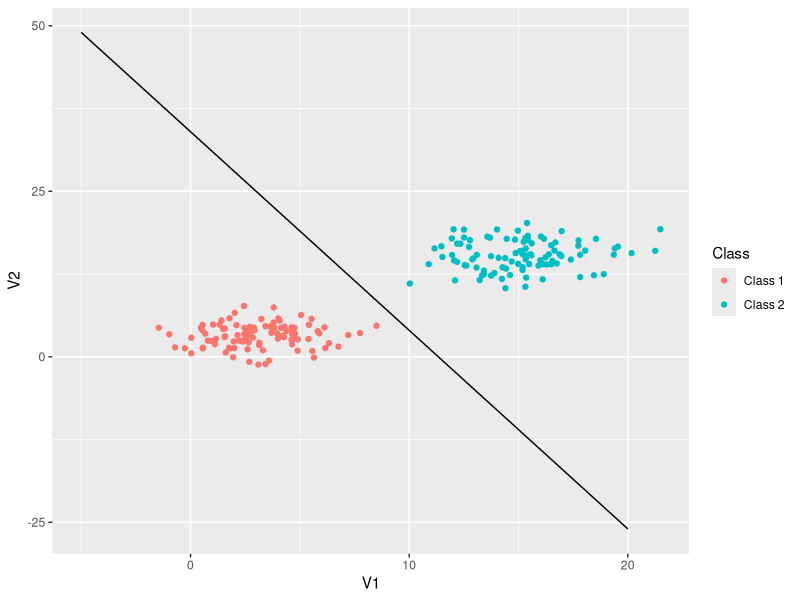

Write R code to recreate this figure.
library(ggplot2)
library(mvtnorm)

x = seq(-5,20)
line1 = data.frame(var1 = x ,var2 = -3*x + 34, Class = rep( length(x),"1"))

d = as.data.frame(rmvnorm(100, mean = c(3, 3), sigma = matrix(c(5, 0.5, 0.5, 5), nrow = 2)))
d$Class = rep("Class 1",100)

d2 =as.data.frame(rmvnorm(100, mean = c(15, 15), sigma = matrix(c(5, 0.5, 0.5, 5), nrow = 2)))
d2$Class = rep("Class 2",100)

dAll = rbind(d,d2)

m1 = ggplot(NULL) +
    geom_point(data = dAll,aes(x = V1, y=V2, color = Class)) +
    geom_line(data = line1, aes(x=var1, y=var2))

m1

#+    scale_fill_identity()


